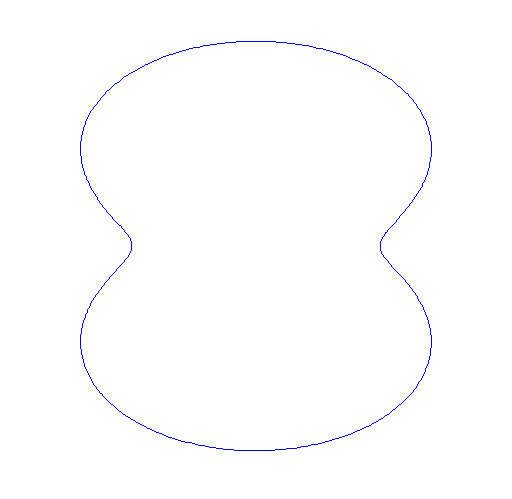
%> input picture code/nefroide.png, 512 x 499 px
$ octave --eval "result = generateFullTable('nefroide.png');"   (GNU Octave 9; MATLAB toolbox functions it lacks are replaced by stand-ins)
%> lines starting %> are read from the running program, lines starting %| are printed output that depends on the picture; in (x1, y1, x2, y2) boxes, pixels count from 0 and x2, y2 are one past the last pixel; in counts of white or black regions, pixels touching at a corner belong together; the program's own positions count from 1
### code/CurvConnect.m
function [outputimage,Mag1,Mag,Ang,Next,magx,magy]=CurvConnect(inputimage)

[rows,columns]=size(inputimage);
outputimage=zeros(rows,columns);
[Mag1,Ang,magx,magy]=Edges(inputimage);
Mag=MaxSupr(Mag1,Ang);
Next=cont(Mag,Ang);

for x=1:columns-1
    for y=1:rows-1
        if Mag(y,x) ~=0
            n=Next(y,x,1);
            m=Next(y,x,2);
            if (n~=-1 && m~=-1)
                [px,py]=NextPixel(x,y,n);
                [qx,qy]=NextPixel(x,y,m);
                outputimage(y,x)=abs(Ang(py,px)-Ang(qy,qx));
            end
        end
    end
end

### code/Edges.m
% Edges images
function [Magnitud,Angle,mx,my] = Edges(inputimage)

 %kernel
 w=2;                %window=2w+1
 kx=[+1 +1 0 -1 -1
     +2 +2 0 -2 -2
     +2 +2 0 -2 -2
     +2 +2 0 -2 -2
     +1 +1 0 -1 -1];

 ky=[+1 +2 +2 +2 +1
     +1 +2 +2 +2 +1
      0  0  0  0  0
     -1 -2 -2 -2 -1
     -1 -2 -2 -2 -1];

 %image size
 [rows,columns]=size(inputimage);

 %result image
 Magnitud=zeros(rows,columns);
 mx=zeros(rows,columns);
 my=zeros(rows,columns);
 Angle=zeros(rows,columns);

  %compute edges
  for x=w+1:columns-w
      for y=w+1:rows-w
        %compute gradient
       m=double(inputimage(y-2:y+2,x-2:x+2));
       GradX=sum(sum(m.*kx));  %element by element
       GradY=sum(sum(m.*ky));

       %edge vector
       Magnitud(y,x)=sqrt(GradX^2+GradY^2);
       mx(y,x)=GradX;
       my(y,x)=GradY;
       if(GradY~=0)
        Angle(y,x)=atan(GradX/-GradY); %???????????
       else
        Angle(y,x)=1.57; % pi/2
       end

      end
  end


### code/MaxSupr.m
% Maximal supression
function  outputimage= MaxSupr(Mag,Ang)

%image size
[rows,columns]=size(Mag);

%Max supression image
outputimage=zeros(rows,columns);

%Compute max suppresion
for x=2:columns-1
    for y=2:rows-1
        if Mag(y,x)>0
            t=Ang(y,x);   %angle of edge
            if (t<.57 && t>-.57)
                if (Mag(y,x)>=Mag(y+1,x) && Mag(y,x)>Mag(y-1,x))
                    outputimage(y,x)=Mag(y,x);
                end
            elseif t>1.04 || t<-1.04
                if Mag(y,x)>=Mag(y,x+1) && Mag(y,x)>Mag(y,x-1)
                    outputimage(y,x)=Mag(y,x);
                end
            elseif t>.57
                if Mag(y,x)>=Mag(y+1,x-1) && Mag(y,x)>Mag(y-1,x+1)
                    outputimage(y,x)=Mag(y,x);
                end
            else
                if Mag(y,x)>=Mag(y-1,x-1) && Mag(y,x)>Mag(y+1,x+1)
                    outputimage(y,x)=Mag(y,x);
                end
            end
        end
    end
end

### code/cont.m
%Compute continous pixels
function Next = cont(Mag,Ang)

%image size
	[rows,columns]=size(Mag);

%Next connected pixels
	Next=-1*ones(rows,columns,2); % two continuos pixels


  for x=2:columns-1
      for y=2:rows-1
         if Mag(y,x)>0
         		t=Ang(y,x);
         		if t<.57 && t>-.57

         		   % max 7,0,1
         		   if Mag(y-1,x+1)>Mag(y,x+1) && Mag(y-1,x+1)>Mag(y+1,x+1)
         		   		Next(y,x,1)=7;
         		   elseif Mag(y,x+1)>Mag(y+1,x)
         		   	  Next(y,x,1)=0;
         		   else
         		   	  Next(y,x,1)=1;
         		   end

         		   % max 3,4,5
         		   if Mag(y+1,x-1)>Mag(y,x-1) && Mag(y+1,x-1)>Mag(y-1,x-1)
         		   		Next(y,x,2)=3;
         		   elseif Mag(y,x-1)>Mag(y-1,x)
         		   	  Next(y,x,2)=4;
         		   else
         		   	  Next(y,x,2)=5;
         		   end

         		elseif t>1.04 || t<-1.04

         		   % max 1,2,3
         		   if Mag(y+1,x+1)>Mag(y+1,x) && Mag(y+1,x+1)>Mag(y+1,x-1)
         		    	Next(y,x,1)=1;
         		   elseif Mag(y+1,x)>Mag(y+1,x-1)
         		   	  Next(y,x,1)=2;
         		   else
         		   	  Next(y,x,1)=3;
         		   end

         		   % max 5,6,7
         		   if Mag(y-1,x-1)>Mag(y-1,x) && Mag(y-1,x-1)>Mag(y-1,x+1)
         		   		Next(y,x,2)=5;
         		   elseif Mag(y-1,x)>Mag(y-1,x+1)
         		   	  Next(y,x,2)=6;
         		   else
         		   	  Next(y,x,2)=7;
         		   end

         		elseif t>.57
         		   % max 0,1,2
         		   if Mag(y,x+1)>Mag(y+1,x+1) && Mag(y,x+1)>Mag(y+1,x)
         		   		Next(y,x,1)=0;
         		   elseif Mag(y+1,x+1)>Mag(y+1,x)
         		   	  Next(y,x,1)=1;
         		   else
         		   	  Next(y,x,1)=2;
         		   end


         		   % max 4,5,6
         		   if Mag(y,x-1)>Mag(y-1,x-1) && Mag(y,x-1)>Mag(y-1,x)
         		   		Next(y,x,2)=4;
         		   elseif Mag(y-1,x-1)>Mag(y-1,x)
         		   	  Next(y,x,2)=5;
         		   else
         		   	  Next(y,x,2)=6;
         		   end

         		 else
         		   % max 6,7,0
         		   if Mag(y-1,x)>Mag(y-1,x+1) && Mag(y-1,x)>Mag(y,x+1)
         		   		Next(y,x,1)=6;
         		   elseif Mag(y-1,x+1)>Mag(y,x+1)
         		   	  Next(y,x,1)=7;
         		   else
         		   	  Next(y,x,1)=0;
         		   end

         		   %max 2,3,4
         		   if Mag(y+1,x)>Mag(y+1,x-1) && Mag(y+1,x)>Mag(y,x-1)
         		   		Next(y,x,2)=2;
         		   elseif Mag(y+1,x-1)>Mag(y,x-1)
         		   	  Next(y,x,2)=3;
         		   else
         		   	  Next(y,x,2)=4;
         		   end

         		end
          end
       end
   end

   % only if point to the same
	 for x=2:columns-1
      for y=2:rows-1
         if Mag(y,x)>0
             for i=1:2
               if Next(y,x,i)~=-1
                 [xp,yp]=NextPixel(x,y,Next(y,x,i));
                 j=rem(Next(y,x,i)+4,8);
                 if Next(yp,xp,1)~=j &&	Next(yp,xp,2)~=j
                		Next(y,x,i)=-1;
                 end
                end
             end
          end
       end
   end


### code/findFirstPixel.m
function [px,py,firstPix]=findFirstPixel(im,t)
[rows,columns]=size(im);
for x=1:rows
    for y=1:columns %si la intensidad esta bajo el threshold
        if im(x,y)<=t;
            firstPix=im(x,y);
            px=x;
            py=y;
            return
        end

    end
end
end

### code/runAlongCurve.m
function [arcLength]=runAlongCurve(inputimage,t,p,isGray)
% inputimage: name of a RGB or gray image
% t: threshold of the image
% p: if p=1 the the points will be plot
% isGray: if isGray=1, the input image is gray, if isGray=0, the image is
% not gray so the conversion to gray is performed.
%
% This function runs along the curve and generate a table with the values
% of x and y coordinates and the respective arc length to the pair (x,y).
% The obtained table has the following structure:
%
%       arcLength(:,1)= x coordinates;
%       arcLength(:,2)= y coordinates;
%       arcLength(:,3)= arc length;
%       arcLength(:,4)= distance between adjacent points;
%
% Example of execution:
% [alTable]=runAlongCurve('nefroide.png',150,1,0);

if ~isGray
    im=imread(inputimage);
    imgris=rgb2gray(im);
else
    imgris=inputimage;
end

% show figure
figure;
imshow(imgris);
hold on;

% Find first pixel P0
[x0,y0]=findFirstPixel(imgris,t);
plot(y0,x0,'*b');
disp(['::::: P0 ::::: [',num2str(x0),',',num2str(y0),'] ::::: AZUL']);


% Store the arc length of first each pixel
prevArcLength=0;
arcLength(1,1)=x0;
arcLength(1,2)=y0;
arcLength(1,3)=0;
arcLength(1,4)=0;


marcadaAnterior(1)=x0;
marcadaAnterior(2)=y0;
% create neighborhood of P0
[filas,cols]=generateTemplate(x0,y0,1);
markedRows=filas;
markedCols=cols;


posicion=buscaSiguiente(filas,cols,filas(1),cols(1));
[P1,P2] = getPixel(posicion,filas,cols,imgris,t);
disp(['::::: P1 ::::: [',num2str(P1),',',num2str(P2),']']);
%plot(P2,P1,'*g');
% marca pixel MASLEJANO que corresponde a P1


disp(':::: LOOP ::::');
i=2;
while 1

    %disp(['Neighborhood of P: ',  num2str(P1),',',num2str(P2) ,':: ']);
    [filas,cols]=generateTemplate(P1,P2,1);

    % eliminate neighborghs of P0 in the copy of the image

    %disp(['::::: Previous pixel of P ::::: [',num2str(marcadaAnterior(1)),',',num2str(marcadaAnterior(2)),'] ::::: ']);
    posicion=buscaSiguiente(filas,cols,marcadaAnterior(1),marcadaAnterior(2));

    current=sqrt((P1-marcadaAnterior(1))^2 + (P2-marcadaAnterior(2))^2);
    currentArcLength= prevArcLength + current;
    prevArcLength= currentArcLength;

    % Store the arc length of each each pixel
    arcLength(i,1)=P1;
    arcLength(i,2)=P2;
    arcLength(i,3)=currentArcLength;
    arcLength(i,4)=current;

    marcadaAnterior(1)=P1;
    marcadaAnterior(2)=P2;
    [P1,P2] = getPixel(posicion,filas,cols,imgris,t);
    if isMarked(P1,P2,markedRows,markedCols)
        disp(['::::: last P ::::: [',num2str(P1),',',num2str(P2),']']);
        break
    end
    %disp(['::::: nuevo P ::::: [',num2str(P1),',',num2str(P2),']']);
    if p==1
        pause(0.05);
        plot(P2,P1,'*b');
    end
    i=i+1;
end
    disp(['::::: ultimo P ::::: [',num2str(P1),',',num2str(P2),']']);
    plot(P2,P1,'*r');
end

function [marked] =  isMarked(P1,P2,markedRows,markedCols)
for i=1:5
    if markedRows(i) == P1 && markedCols(i) == P2
        marked=1;
        return
    end
end
marked=0;
end


function [P1,P2] = getPixel(posicion,filas,cols,imgris,t)
sizeFilas=size(filas,2);
for i=posicion:sizeFilas
    %disp('Recorriendo vecinos');
    %disp(['Posicion:',num2str(filas(i)),',',num2str(cols(i)),':::',num2str(imgris(filas(i)),cols(i))]);
    if imgris(filas(i),cols(i)) < t
    %busca sgte. pixel de P1
    P1=filas(i);
    P2=cols(i);
    return
    end
end
for j=1:posicion-1
    %disp('Recorriendo vecinos');
    %disp(['Posicion:',num2str(filas(j)),',',num2str(cols(j)),':::',num2str(imgris(filas(j)),cols(j))]);
    if imgris(filas(j),cols(j)) < t
    %busca sgte. pixel de P1
    P1=filas(j);
    P2=cols(j);
    return
    end
end

end

function [pos]= buscaSiguiente(filas,cols,marcAntX,marcAntY)
sizeFilas=size(filas,2);
for i=1:sizeFilas+1;
    if ((filas(i)== marcAntX) && (cols(i)==marcAntY))
        pos=i+1;
        %disp(['Buscar desde: (',num2str(filas(pos)),',',num2str(cols(pos))]);
        return
    end
end
end

### code/generateTemplate.m
function [x_fila, y_columna,plantilla] = generateTemplate(px,py,epsilon)

x_fila=zeros(1,8*epsilon);
y_columna=zeros(1,8*epsilon);

% right-vertical line
for i=1:epsilon+1
    x_fila(i)=px-i+1;
    y_columna(i)=py+epsilon;

end


% up-horizontal line
pos=0;
for i=1:2*epsilon
    x_fila(i+epsilon+1)=px-epsilon;
    y_columna(i+epsilon+1)=py+epsilon-i;
    pos=i+epsilon+1;
end


% left-vertical line
posF=0;
for i=1:2*epsilon
    x_fila(i+pos)=px-epsilon+i;
    y_columna(i+pos)=py-epsilon;
    posF=i+pos;
end
%disp(['PosF ::: ', num2str(posF)]);

% bottom-horizontal line
posE=0;
for i=1:(2*epsilon)
    %disp(['-->', num2str(i+posF)])
    x_fila(i+posF)=px+epsilon;
    y_columna(i+posF)=py-epsilon+i;
    posE=i+posF;

end


for i=1:epsilon-1
    %disp(['-->', num2str(i+posE)])
    x_fila(i+posE)=px+epsilon-i;
    y_columna(i+posE)=py+epsilon;
end


d=size(x_fila,2);
A=zeros((epsilon*2)+1);

for i=1:d
    A(x_fila(i),y_columna(i))=1;
    %plot(y_columna(i),x_fila(i))
    %hold on;
end

plantilla = A;


### code/generaCadaNpuntos.m
function [newPuntos] = generaCadaNpuntos(puntos,N)
% puntos: vector de la forma [x1 x2 ... xn]
% N: the step to select elements of the vector puntos

d = length(puntos);
count=0;
newPuntos=zeros(1,round(d/N)); % new vector
j=2;
newPuntos(1)=puntos(1);
for i=2:d
    if mod(i,N) == 0 % if the element puntos(i) is a multiple of N, it is matained.
    newPuntos(j) = puntos(i);
    j=j+1;
    end
    count=count+N;
end

### code/generateFullTable.m
function [alTable,M,Mag1,Angulos,magx,magy,newIm,Px_5,Py_5,ab5,newCurv] = generateFullTable(nameImage)
%> called with nameImage = 'nefroide.png'
% [17 lines of commented-out code are left out]

newIm=imread(nameImage);
%> newIm is the input picture: size 499x512x3 uint8; mean R, G, B 253.8, 253.8, 255
newIm=rgb2gray(newIm);
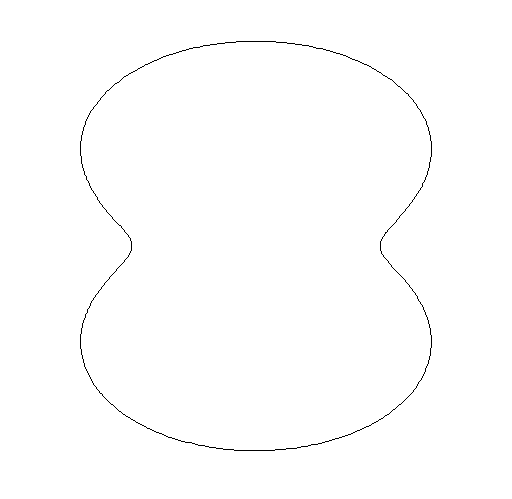
%> newIm: size 499x512 uint8; values 29 (black) and 255 (white), 99.5% white; black in thin lines or dots, all inside (x1, y1, x2, y2) = (80, 41, 432, 451)

[Curvature,Mag1,M,Angulos,Next,magx,magy]=CurvConnect(newIm);
%> after the loop in Edges, `for x=w+1:columns-w`:
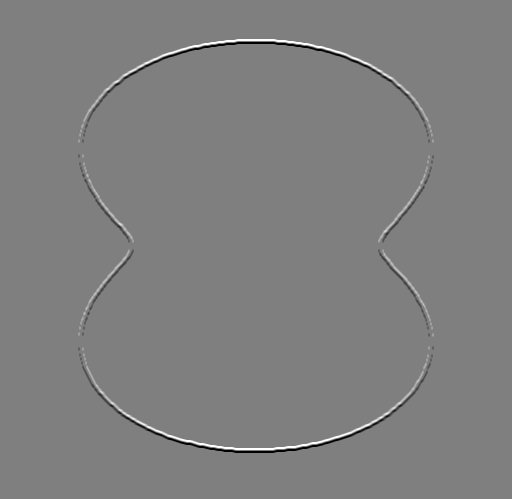
%> my: size 499x512 double; min -1808, max 1808, mean 0; mean of the top-left, top-right, bottom-left and bottom-right quarters 0.2, 0.2, -0.2, -0.2; drawn with min black and max white
%> after the loop in MaxSupr, `for x=2:columns-1`:
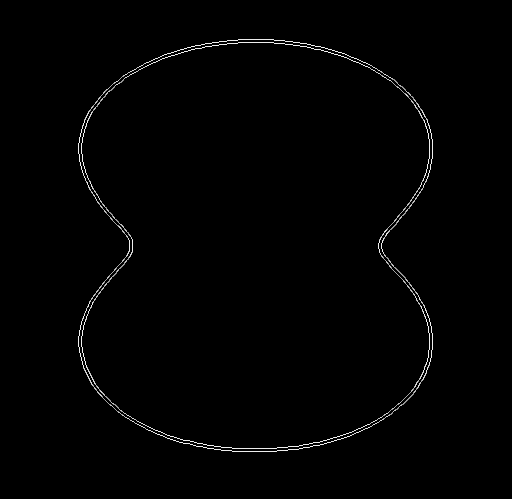
%> outputimage: size 499x512 double; min 0, max 1944.1, mean 17.7; drawn with min black and max white
%> after the loop in MaxSupr, `for x=2:columns-1`: t = -0.785
%> after the loop in cont, `for x=2:columns-1`: t = -1.45
%> after the loop in cont, `for x=2:columns-1`: j = 2; xp = 433; yp = 349
%> after the loop in CurvConnect, `for x=1:columns-1`:
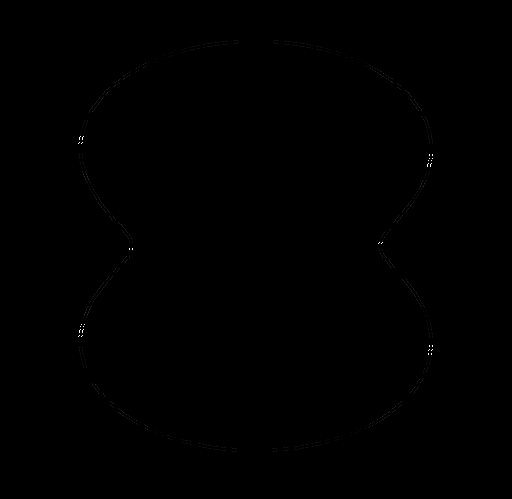
%> outputimage: size 499x512 double; min 0, max 3.02, mean 0.00188; drawn with min black and max white
%> after the loop in CurvConnect, `for x=1:columns-1`: m = 6; n = 3; px = 432; py = 351; qx = 433; qy = 349

[alTable]=runAlongCurve(newIm,250,0,1);%(inputimage,t,p,isGray)
%> in runAlongCurve, `[x0,y0]=findFirstPixel(imgris,t);`: x0 = 42; y0 = 237
%| ::::: P0 ::::: [42,237] ::::: AZUL
%> after the loop in generateTemplate, `for i=1:epsilon+1`: x_fila = [42 41 0 0 0 0 0 0]; y_columna = [238 238 0 0 0 0 0 0]
%> after the loop in generateTemplate, `for i=1:2*epsilon`: x_fila = [42 41 41 41 0 0 0 0]; y_columna = [238 238 237 236 0 0 0 0]
%> after the loop in generateTemplate, `for i=1:2*epsilon`: x_fila = [42 41 41 41 42 43 0 0]; y_columna = [238 238 237 236 236 236 0 0]
%> after the loop in generateTemplate, `for i=1:(2*epsilon)`: x_fila = [42 41 41 41 42 43 43 43]; y_columna = [238 238 237 236 236 236 237 238]
%> in generateTemplate, `d=size(x_fila,2);`: d = 8
%> the loop in generateTemplate, `for i=1:d` made 8 passes
%> after the loop in generateTemplate, `for i=1:d`:
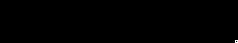
%> A: size 43x238 double; values 0 (black) and 1 (white), 0.08% white in thin lines or dots, all inside (x1, y1, x2, y2) = (235, 40, 238, 43)
%> in runAlongCurve, `[filas,cols]=generateTemplate(x0,y0,1);`: filas = [42 41 41 41 42 43 43 43]; cols = [238 238 237 236 236 236 237 238]
%> in runAlongCurve, `markedRows=filas;`: markedRows = [42 41 41 41 42 43 43 43]
%> in runAlongCurve, `markedCols=cols;`: markedCols = [238 238 237 236 236 236 237 238]
%> in runAlongCurve, `posicion=buscaSiguiente(filas,cols,filas(1),cols(1));`: posicion = 2
%> the loop in getPixel, `for i=posicion:sizeFilas` made 5 passes
%> (P1, P2) on pass 5: (43, 236)
%> in runAlongCurve, `[P1,P2] = getPixel(posicion,filas,cols,imgris,t);`: P1 = 43; P2 = 236
%| ::::: P1 ::::: [43,236]
%> the loop in runAlongCurve, `while 1` made 1214 passes
%> (filas, cols, posicion, current, currentArcLength, prevArcLength, P1, P2) on passes 1 to 3: ([43 42 42 42 43 44 44 44], [237 237 236 235 235 235 236 237], 3, 1.41, 1.41, 1.41, 43, 235), ([43 42 42 42 43 44 44 44], [236 236 235 234 234 234 235 236], 2, 1, 2.41, 2.41, 43, 234), ([43 42 42 42 43 44 44 44], [235 235 234 233 233 233 234 235], 2, 1, 3.41, 3.41, 43, 233)
%> after the loop in runAlongCurve, `while 1`: arcLength = 1215 rows, first 8: [42 237 0 0; 43 236 1.41 1.41; 43 235 2.41 1; 43 234 3.41 1; 43 233 4.41 1; 43 232 5.41 1; 43 231 6.41 1; 43 230 7.41 1]; i = 1215; marcadaAnterior = [42 239]
%| ::::: ultimo P ::::: [42,238]
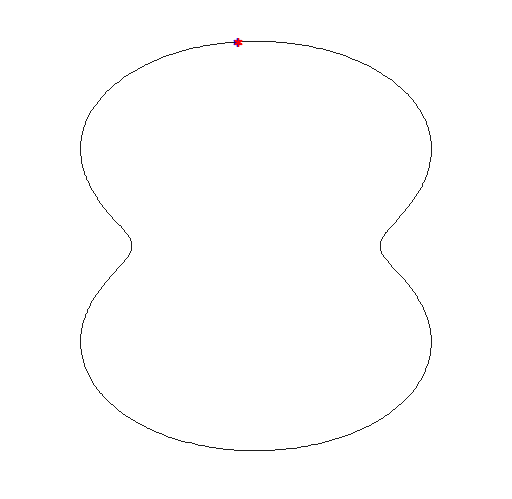
%> figure redrawn from the program's plot data
%> alTable has the same summary as arcLength in runAlongCurve

[rows]=size(alTable,1);
%> rows = 1215

N=10;
%absisa5=generaCadaNpuntos(alTable(:,1)',N)Px_5=generaCadaNpuntos(alTable(:,1)',N);;
Px_5=generaCadaNpuntos(alTable(:,1)',N)';
Py_5=generaCadaNpuntos(alTable(:,2)',N)';
ab5=generaCadaNpuntos(alTable(:,3)',N)';

[newRows]=size(Px_5,1);
newCurv=zeros(newRows,1);
for i=2:newRows-1

    Px5=Px_5(i,1); %coord x de pixel actual
    Py5=Py_5(i,1); %coord y de pixel actual
    Px5_pre=double(Px_5(i-1,1)); %coord x de pixel anterior
    Py5_pre=double(Py_5(i-1,1)); %coord y de pixel anterior
    Px5_post=double(Px_5(i+1,1)); %coord x de pixel posterior
    Py5_post=double(Py_5(i+1,1)); %coord y de pixel posterior
    c=sqrt((Px5_post - 2* Px5 + Px5_pre)^2 +  (Py5_post - 2* Py5 + Py5_pre)^2);
    newCurv(i,1)=c;


end


for i=2:rows-1

    Px=alTable(i,1); %coord x de pixel actual
    Py=alTable(i,2); %coord y de pixel actual
    Px_pre=double(alTable(i-1,1)); %coord x de pixel anterior
    Py_pre=double(alTable(i-1,2)); %coord y de pixel anterior
    Px_post=double(alTable(i+1,1)); %coord x de pixel posterior
    Py_post=double(alTable(i+1,2)); %coord y de pixel posterior
    curv=sqrt((Px_post - 2* Px + Px_pre)^2 +  (Py_post - 2* Py + Py_pre)^2);


    alTable(i,5)=curv; % curvatura
    alTable(i,6)=M(Px,Py); % magnitud gradiente
    alTable(i,7)=Angulos(Px,Py); % direccion gradiente
    difAngles=abs(Angulos(Px,Py) - Angulos(Px_pre,Py_pre));
    alTable(i,8)=difAngles;
    gradPost=[magx(Px_post, Py_post); magy(Px_post,Py_post)];
    grad=[magx(Px, Py); magy(Px,Py)];

    if norm(gradPost) ~= 0
        gradPost= gradPost/norm(gradPost);
    else
        gradPost= 0;
    end

    if norm(grad) ~=0
    grad=grad/norm(grad);
    else
        grad=0;
    end

    difGradiente = gradPost - grad;
    difGradiente = norm(difGradiente);
    alTable(i,9)=difGradiente;
    alTable(i,10)=magx(Px, Py);
   alTable(i,11)=magy(Px,Py);
   alTable(i,12)=Curvature(Px,Py);
   alTable(i,13)=Mag1(Px,Py);

end

figure;
subplot(2,1,1); plot(alTable(:,3), alTable(:,1));
title('coordinate x as function of arc length s');
xlabel('s (arc length)');
ylabel('x(s)');

subplot(2,1,2); plot(alTable(:,3), alTable(:,2));
title('coordinate y as function of arc length s');
xlabel('s (arc length)');
ylabel('y(s)');
%> figure, not shown here; panel 1: curve peaks at x = 672.8, y = 451; panel 2: curve peaks at x = 927.7, y = 432


figure;
subplot(4,1,1); plot(alTable(:,3),alTable(:,5), '*');
title('Curvature: "sqrt((Px_{post} - 2* Px + Px_{pre})^2 +  (Py_{post} - 2* Py + Py_{pre})^2)"');
xlabel('s (arc length)');
ylabel('curvature(s)');

subplot(4,1,2); plot(ab5,newCurv, '*');
title('Curvature using a neighborhood');
xlabel('s (arc length)');
ylabel('curvature(s)');

subplot(4,1,3);plot(alTable(:,3),alTable(:,8), '*');
title('Diferencia de Angulos');
xlabel('s (arc length)');
ylabel('Dif. angles');

subplot(4,1,4);plot(alTable(:,3),alTable(:,9));
title('Diferencia de Gradiente');
xlabel('s (arc length)');
ylabel('Dif. grad.');
%> figure, not shown here; panel 1: highest point at x = 1.41, y = 1; panel 2: highest point at x = 341.2, y = 7; panel 3: highest point at x = 419.4, y = 2.82; panel 4: curve peaks at x = 11.41, y = 2
%> `result = generateFullTable('nefroide.png');`:
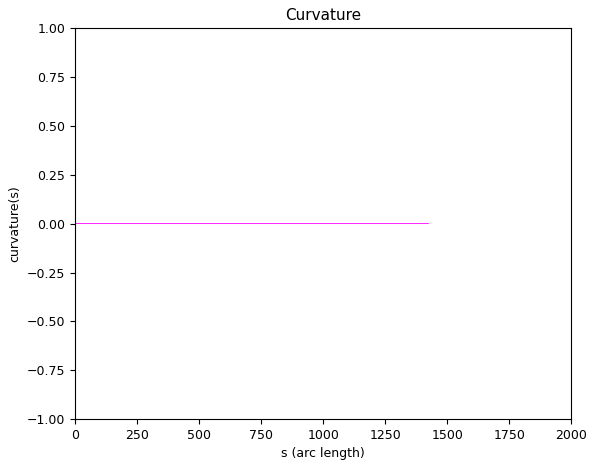
%> figure redrawn from the program's plot data

figure; % curvatura
plot(alTable(:,3),alTable(:,12), 'm');
title('Curvature');
xlabel('s (arc length)');
ylabel('curvature(s)');
